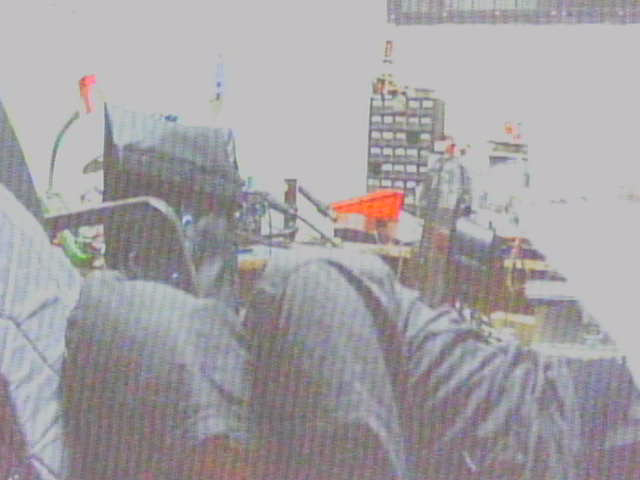
#> input picture archive/snapshots_and_tests/camera_contrast_100.png, 640 x 480 px
$ python easycap_video_enhancer.py -img snapshots_and_tests/camera_contrast_100.png
#> lines starting #> are read from the running program, lines starting #| are printed output that depends on the picture
"""
================================================================================
     EASYCAP & VRX ANALOG FPV VIDEO ENHANCER (KHUSUS DETEKSI TERPAL UAV)
                         Teknofest Autonomy & Vision
================================================================================

Deskripsi:
Engine pemrosesan citra khusus kamera bawah (nadir) pada wahana UAV untuk
mendeteksi target terpal kotak biru (square_blue) dan merah (square_red).

Karakteristik Deteksi Terpal di Lapangan:
1. Terpal adalah objek dengan warna solid seragam (uniform flat color).
2. Tepi/sudut kotak terpal harus tegas dan terdefinisi agar model YOLO mengunci bounding box.
3. Permukaan rumput/aspal & bayangan TIDAK BOLEH berbintik-bintik (grainy/noisy),
   karena noise berlebihan akan merusak deteksi HSV Color Guard dan menurunkan confidence YOLO.

Pipeline Khusus yang Diterapkan:
1. [Bob Single-Field Deinterlacing]: 100% menghapus garis sisir horizontal saat pesawat meluncur cepat.
2. [O(1) DirectShow YCrCb AWB]: Membuang lapisan warna kuning/hijau kusam EasyCap.
3. [Heavy Chroma Denoising (Gaussian 9x9)]: Membersihkan derau RF warna sehingga terpal menjadi 100% solid biru/merah murni.
4. [Chroma Contrast Expansion (1.35x)]: Mempertegas perbedaan warna biru/merah terhadap rumput hijau.
5. [Edge-Preserving Luma Surface Smoothing]: Membersihkan bintik semut/grain pada permukaan tanpa memblur garis sudut terpal.
6. [Controlled CLAHE (Clip 1.35)]: Menaikkan kontras lokal tanpa meledakkan derau di area gelap/baju/bayangan.
7. [High-Coring Edge Sharpening]: Hanya mempertajam perimeter/sudut terpal, bukan tekstur rumput.
8. [Temporal Static Rejection]: Menghapus bintik salju RF yang berkedip antar frame.

Shortcut Keyboard (GUI):
  [P]         : Ganti Preset (TARP_DETECTION -> SMOOTH_COLOR -> OUTDOOR_SUN -> CRISP_EDGES)
  [S]         : Simpan konfigurasi saat ini ke 'easycap_config.json'
  [L]         : Muat ulang konfigurasi dari 'easycap_config.json'
  [R]         : Reset ke preset optimal TARP_DETECTION
  [TAB] / [M] : Ganti mode tampilan (Side-by-Side, Split-Slider, Enhanced, Raw)
  [C] / [SPC] : Snapshot tangkapan layar Before & After
  [Q] / [ESC] : Keluar
================================================================================
"""

import sys
import os
import time
import json
import threading
from pathlib import Path
import numpy as np
import cv2


# ==============================================================================
# PRESETS KHUSUS DETEKSI TERPAL UAV
# ==============================================================================
PRESETS = {
    "TARP_DETECTION": {
        "description": "Optimal untuk Terpal Kotak Biru & Merah (Bersih, Solid, Bebas Grain)",
        "crop": {"top": 8, "bottom": 8, "left": 10, "right": 10},
        "deinterlace": {"enabled": True, "mode": "bob"},
        "luma_smoothing": {"enabled": True, "edge_threshold": 10},
        "denoise": {"chroma_strength": 9, "temporal_denoise": True, "temporal_alpha": 0.25},
        "clahe": {"enabled": True, "clip_limit": 1.35, "grid_size": 8},
        "sharpen": {"enabled": True, "amount": 1.35, "radius": 1.0, "coring_threshold": 8},
        "color": {
            "auto_white_balance": True,
            "chroma_boost": 1.35,
            "contrast": 1.10,
            "brightness": 0,
            "gamma": 1.02
        }
    },
    "SMOOTH_COLOR": {
        "description": "Penghalusan maksimal untuk kondisi sinyal RF banyak semut/grain",
        "crop": {"top": 8, "bottom": 8, "left": 10, "right": 10},
        "deinterlace": {"enabled": True, "mode": "bob"},
        "luma_smoothing": {"enabled": True, "edge_threshold": 14},
        "denoise": {"chroma_strength": 11, "temporal_denoise": True, "temporal_alpha": 0.35},
        "clahe": {"enabled": True, "clip_limit": 1.20, "grid_size": 8},
        "sharpen": {"enabled": True, "amount": 1.10, "radius": 1.0, "coring_threshold": 10},
        "color": {
            "auto_white_balance": True,
            "chroma_boost": 1.40,
            "contrast": 1.08,
            "brightness": 2,
            "gamma": 1.05
        }
    },
    "OUTDOOR_SUN": {
        "description": "Anti-glare untuk terpal di bawah terik matahari siang",
        "crop": {"top": 8, "bottom": 8, "left": 10, "right": 10},
        "deinterlace": {"enabled": True, "mode": "bob"},
        "luma_smoothing": {"enabled": True, "edge_threshold": 8},
        "denoise": {"chroma_strength": 7, "temporal_denoise": True, "temporal_alpha": 0.20},
        "clahe": {"enabled": True, "clip_limit": 1.45, "grid_size": 8},
        "sharpen": {"enabled": True, "amount": 1.40, "radius": 1.0, "coring_threshold": 8},
        "color": {
            "auto_white_balance": True,
            "chroma_boost": 1.30,
            "contrast": 1.08,
            "brightness": -5,
            "gamma": 0.96
        }
    },
    "CRISP_EDGES": {
        "description": "Penajaman ekstra pada kontur perimeter target",
        "crop": {"top": 8, "bottom": 8, "left": 10, "right": 10},
        "deinterlace": {"enabled": True, "mode": "bob"},
        "luma_smoothing": {"enabled": True, "edge_threshold": 6},
        "denoise": {"chroma_strength": 7, "temporal_denoise": True, "temporal_alpha": 0.20},
        "clahe": {"enabled": True, "clip_limit": 1.60, "grid_size": 8},
        "sharpen": {"enabled": True, "amount": 1.50, "radius": 1.0, "coring_threshold": 6},
        "color": {
            "auto_white_balance": True,
            "chroma_boost": 1.35,
            "contrast": 1.12,
            "brightness": 0,
            "gamma": 1.02
        }
    }
}

DEFAULT_CONFIG = {
    "preset": "TARP_DETECTION",
    "camera": {
        "index": 0,
        "width": 720,
        "height": 576,
        "fps": 30,
        "fourcc": "MJPG",
        "buffer_size": 1
    },
    "output": {
        "resize_width": 640,
        "resize_height": 480
    },
    **PRESETS["TARP_DETECTION"]
}


# ==============================================================================
# CLASS: EasyCapEnhancer (Clean Tarp Vision Engine)
# ==============================================================================
class EasyCapEnhancer:
    """
    Engine pemrosesan citra khusus deteksi terpal kotak biru & merah Teknofest.
    """
    def __init__(self, config=None, config_path=None, preset_name="TARP_DETECTION"):
        self.config = json.loads(json.dumps(DEFAULT_CONFIG))
        self.current_preset = preset_name
        self._clahe = None
        self._lut = None
        self._last_lut_params = None
        self._prev_y = None

        if config_path and os.path.exists(config_path):
            self.load_config(config_path)
        elif config:
            self.update_config(config)
        else:
            self.apply_preset(preset_name)

        self._init_clahe()
        self._rebuild_lut()

        self.last_process_time_ms = 0.0
        self.process_fps = 0.0
        self._last_time = time.time()

    # [13 lines left out: function apply_preset, not called in this run]

    def _init_clahe(self):
        clip = float(self.config["clahe"]["clip_limit"])
        grid = int(self.config["clahe"]["grid_size"])
        grid = max(2, min(32, grid))
        clip = max(0.5, min(10.0, clip))
        self._clahe = cv2.createCLAHE(clipLimit=clip, tileGridSize=(grid, grid))

    def _rebuild_lut(self):
        gamma = max(0.1, float(self.config["color"].get("gamma", 1.0)))
        contrast = max(0.1, float(self.config["color"].get("contrast", 1.0)))
        brightness = int(self.config["color"].get("brightness", 0))

        current_params = (gamma, contrast, brightness)
        if current_params == self._last_lut_params:
            return

        lut = np.zeros(256, dtype=np.uint8)
        inv_gamma = 1.0 / gamma
        for i in range(256):
            val = contrast * (i - 128) + 128 + brightness
            val = np.clip(val, 0, 255)
            val = 255.0 * ((val / 255.0) ** inv_gamma)
            lut[i] = np.clip(val, 0, 255).astype(np.uint8)

        self._lut = lut
        self._last_lut_params = current_params

    def update_config(self, new_cfg):
        def deep_update(d, u):
            for k, v in u.items():
                if isinstance(v, dict) and k in d:
                    deep_update(d[k], v)
                else:
                    d[k] = v
        deep_update(self.config, new_cfg)
        self._init_clahe()
        self._rebuild_lut()

    # [9 lines left out: function save_config, not called in this run]

    def load_config(self, filepath="easycap_config.json"):
#> called with filepath = 'archive/easycap_config.json'
        try:
            if not os.path.exists(filepath):
                return False
            with open(filepath, 'r', encoding='utf-8') as f:
#> (reads archive/easycap_config.json from the repository)
                data = json.load(f)
                self.update_config(data)
#> in run_interactive_enhancer, static_img is the input picture: shape (480, 640, 3); mean B, G, R 164.4, 161.3, 164.8
                if "preset" in data:
                    self.current_preset = data["preset"]
            print(f"[ENHANCER] Konfigurasi berhasil dimuat dari '{filepath}'")
            return True
        except Exception as e:
            print(f"[ENHANCER ERROR] Gagal memuat config: {e}")
            return False

    def process(self, frame: np.ndarray) -> np.ndarray:
        """
        Pipeline pemrosesan video berkecepatan tinggi (<6ms / >160 FPS)
        khusus deteksi terpal di atas rumput.
        """
        if frame is None or frame.size == 0:
            return frame

        t0 = time.perf_counter()
        h, w = frame.shape[:2]

        # 1. CROP MARGINS
        c = self.config["crop"]
        t, b, l, r = c.get("top", 0), c.get("bottom", 0), c.get("left", 0), c.get("right", 0)
        if t > 0 or b > 0 or l > 0 or r > 0:
            y1, y2 = t, h - b if b > 0 else h
            x1, x2 = l, w - r if r > 0 else w
            if y2 > y1 and x2 > x1:
                frame = frame[y1:y2, x1:x2]
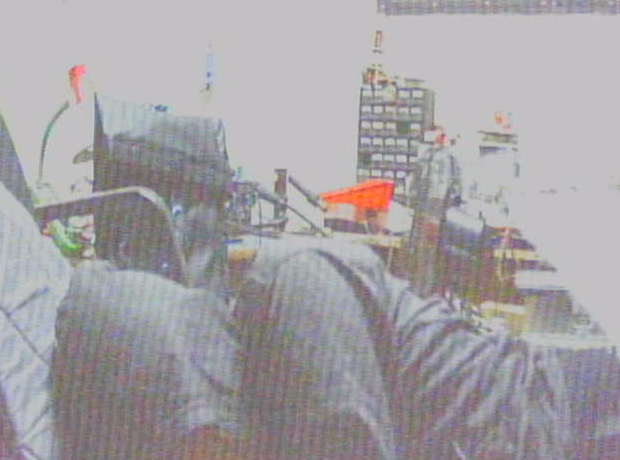
#> frame: shape (460, 620, 3); mean of channels 0, 1, 2 164.3, 161.3, 164.7; drawn as B, G, R
                h, w = frame.shape[:2]

        # 2. INSTANTANEOUS FIELD DEINTERLACING (Bob)
        if self.config["deinterlace"].get("enabled", True):
            field = frame[1::2, :, :]
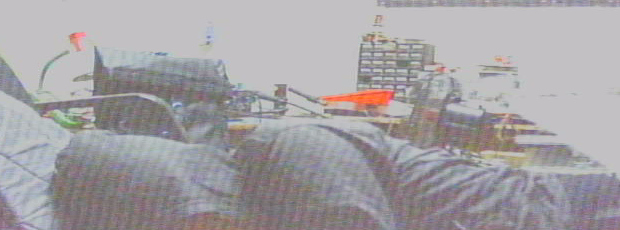
#> field: shape (230, 620, 3); mean of channels 0, 1, 2 164.2, 161.3, 164.6; drawn as B, G, R
            frame = cv2.resize(field, (w, h), interpolation=cv2.INTER_CUBIC)

        # 3. YCrCb SEPARATION
        ycrcb = cv2.cvtColor(frame, cv2.COLOR_BGR2YCrCb)
#> ycrcb: shape (460, 620, 3); mean of channels 0, 1, 2 162.7, 129.5, 129
        y, cr, cb = cv2.split(ycrcb)
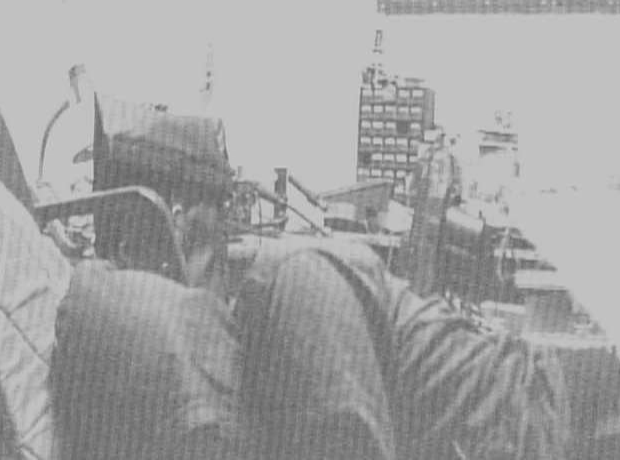
#> y: shape (460, 620); min 95, max 207, mean 162.7
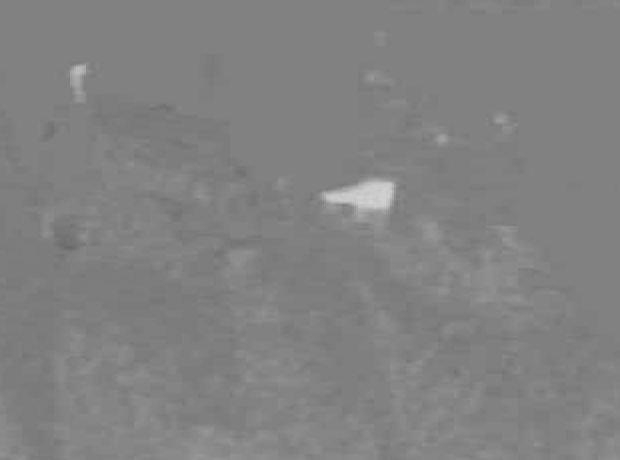
#> cr: shape (460, 620); min 104, max 210, mean 129.5

        # 4. FAST AUTO WHITE BALANCE (Membuang tint hijau/kuning)
        if self.config["color"].get("auto_white_balance", True):
            cr_offset = int(np.clip(np.mean(cr) - 128, -20, 20))
#> cr_offset = 1
            cb_offset = int(np.clip(np.mean(cb) - 128, -20, 20))
#> cb_offset = 1
            if cr_offset != 0:
                cr = cv2.subtract(cr, cr_offset)
            if cb_offset != 0:
                cb = cv2.subtract(cb, cb_offset)
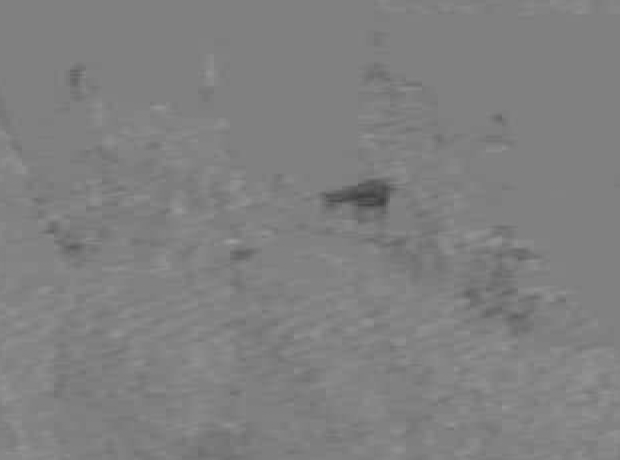
#> cb: shape (460, 620); min 63, max 157, mean 128

        # 5. HEAVY CHROMA DENOISING & COLOR EXPANSION (Warna Terpal Jadi Solid Murni)
        chroma_k = int(self.config["denoise"].get("chroma_strength", 9))
        if chroma_k > 0:
            if chroma_k % 2 == 0:
                chroma_k += 1
            cr = cv2.GaussianBlur(cr, (chroma_k, chroma_k), 2.5)
            cb = cv2.GaussianBlur(cb, (chroma_k, chroma_k), 2.5)

        chroma_boost = float(self.config["color"].get("chroma_boost", 1.35))
        if abs(chroma_boost - 1.0) > 0.05:
            neutral_128 = np.full_like(cr, 128)
            cr = cv2.addWeighted(cr, chroma_boost, neutral_128, 1.0 - chroma_boost, 0)
            cb = cv2.addWeighted(cb, chroma_boost, neutral_128, 1.0 - chroma_boost, 0)

        # 6. EDGE-PRESERVING LUMA SMOOTHING (Hapus Grain Permukaan, Jaga Sudut Terpal)
        if self.config.get("luma_smoothing", {}).get("enabled", True):
            edge_th = int(self.config["luma_smoothing"].get("edge_threshold", 10))
            blur_y = cv2.GaussianBlur(y, (5, 5), 1.5)
            diff_noise = cv2.absdiff(y, blur_y)
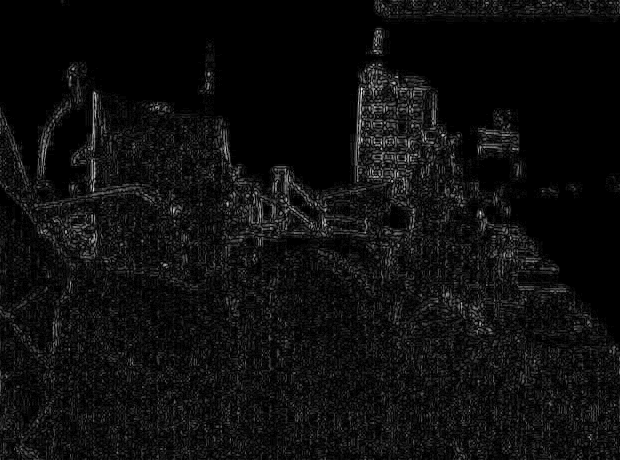
#> diff_noise: shape (460, 620); min 0, max 32, mean 1.8; drawn with min black and max white
            mask_edges = cv2.threshold(diff_noise, edge_th, 255, cv2.THRESH_BINARY)[1]
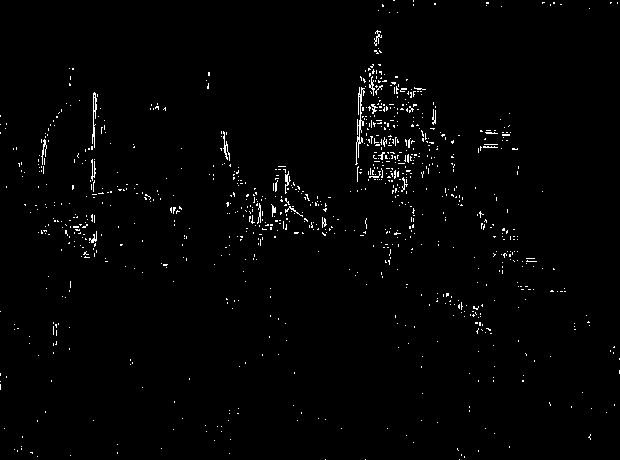
#> mask_edges: shape (460, 620); 1.4% white in thin lines or dots
            y = np.where(mask_edges == 255, y, blur_y)

        # 7. CONTROLLED CLAHE (Clip rendah 1.35 agar tidak mengamplifikasi noise)
        if self.config["clahe"].get("enabled", True) and self._clahe is not None:
            y = self._clahe.apply(y)
#> (the rest of the program and of its run is left out)
